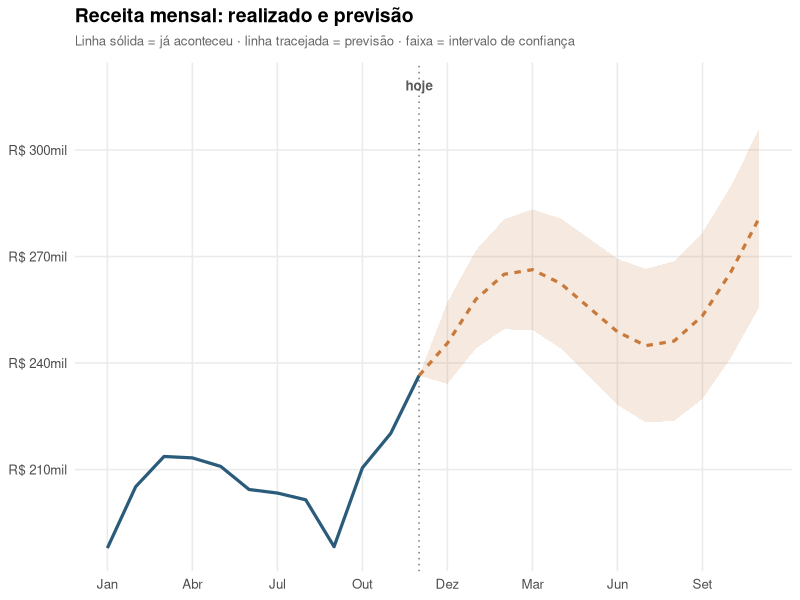

Here is the R script that generated this plot:
# Libraries
library(ggplot2)
library(dplyr)
library(jsonlite)

# Sessao roda em locale C puro (ASCII) neste ambiente -- sem isso, toda
# string acentuada sai corrompida byte a byte no data.json e no proprio PNG.
# "C.utf8" existe no sistema (locale -a). Ver AGENTS.md, "Licoes aprendidas".
invisible(Sys.setlocale("LC_CTYPE", "C.utf8"))

# Linha com banda de confianca: receita mensal realizada (12 meses) seguida
# de previsao (mais 12 meses) com uma faixa de incerteza que se ALARGA
# quanto mais longe do presente -- o formato classico de qualquer previsao
# financeira ou de demanda. Primeiro grafico da categoria evolution que
# mostra incerteza explicitamente: os outros (area empilhada, dispersao
# conectada, streamgraph, series customizadas) tratam todo ponto como um
# fato conhecido; aqui parte da linha e' um FATO (o passado) e parte e' uma
# ESTIMATIVA com margem de erro crescente (o futuro) -- diferenca central
# em relacao ao grafico de intervalo de confianca ja existente
# (comparison/intervalo-confianca-variantes-teste-ab), que e' uma unica
# medicao por categoria, nao uma serie ao longo do tempo.
set.seed(8811)

n_realizado <- 12
n_previsto <- 12
meses_abrev <- c("Jan", "Fev", "Mar", "Abr", "Mai", "Jun", "Jul", "Ago", "Set", "Out", "Nov", "Dez")

# Receita realizada: tendencia de alta suave + sazonalidade + ruido real
# (cada mes um pouco diferente do esperado, porque já aconteceu).
tempo_realizado <- 1:n_realizado
receita_realizada <- round(180 + tempo_realizado * 4.2 + 22 * sin(tempo_realizado / 12 * 2 * pi) + rnorm(n_realizado, 0, 6), 1)

# Previsao: continua a mesma tendencia central (sem o ruido do passado,
# porque ainda nao aconteceu), com uma banda que cresce de forma
# proporcional a raiz do horizonte -- convencao comum em previsao de serie
# temporal (a incerteza acumula com o tempo, mas nao linearmente).
tempo_previsto <- (n_realizado + 1):(n_realizado + n_previsto)
horizonte <- 1:n_previsto
receita_central <- round(180 + tempo_previsto * 4.2 + 22 * sin(tempo_previsto / 12 * 2 * pi), 1)
margem <- round(6 + sqrt(horizonte) * 5.5, 1)

dados_realizado <- data.frame(
  indice = tempo_realizado, mes = meses_abrev[((tempo_realizado - 1) %% 12) + 1],
  fase = "Realizado", receita = receita_realizada, banda_min = NA, banda_max = NA
)
dados_previsto <- data.frame(
  indice = tempo_previsto, mes = meses_abrev[((tempo_previsto - 1) %% 12) + 1],
  fase = "Previsto", receita = receita_central,
  banda_min = round(receita_central - margem, 1), banda_max = round(receita_central + margem, 1)
)

# Ponto de emenda: repete o ultimo mes realizado como primeiro ponto da
# previsao, com a MESMA banda (largura zero) -- sem isso a área da banda
# de confiança nasceria com um degrau no primeiro mês previsto em vez de
# crescer suavemente a partir do fim da linha realizada.
emenda <- dados_realizado[n_realizado, ]
emenda$fase <- "Previsto"
emenda$banda_min <- emenda$receita
emenda$banda_max <- emenda$receita

dados <- rbind(dados_realizado, emenda, dados_previsto)

cor_fase <- c("Realizado" = "#2B5B7A", "Previsto" = "#C9793A")

p <- ggplot(dados, aes(x = indice, y = receita)) +
  geom_ribbon(
    data = subset(dados, fase == "Previsto"),
    aes(ymin = banda_min, ymax = banda_max), fill = cor_fase[["Previsto"]], alpha = 0.16
  ) +
  geom_vline(xintercept = n_realizado, linetype = "dotted", colour = "grey45", linewidth = 0.5) +
  geom_line(data = subset(dados, fase == "Realizado"), colour = cor_fase[["Realizado"]], linewidth = 1.1) +
  geom_line(
    data = subset(dados, fase == "Previsto"), aes(group = 1),
    colour = cor_fase[["Previsto"]], linewidth = 1.1, linetype = "22"
  ) +
  annotate("text", x = n_realizado, y = max(dados$banda_max, na.rm = TRUE) * 1.04, label = "hoje", size = 3.4, colour = "grey35", fontface = "bold") +
  scale_x_continuous(breaks = seq(1, 24, by = 3), labels = dados$mes[seq(1, 24, by = 3)]) +
  scale_y_continuous(labels = function(v) paste0("R$ ", v, "mil")) +
  labs(
    title = "Receita mensal: realizado e previsão",
    subtitle = "Linha sólida = já aconteceu · linha tracejada = previsão · faixa = intervalo de confiança",
    x = NULL, y = NULL
  ) +
  theme_minimal(base_size = 12) +
  theme(
    plot.title = element_text(face = "bold", size = 14),
    plot.subtitle = element_text(colour = "grey40", margin = margin(b = 10), size = 9.5),
    panel.grid.minor = element_blank()
  )

ggsave("output.png", plot = p, width = 9, height = 5.5, dpi = 150)

# ---------------------------------------------------------------------------
# Versao interativa: o D3 recebe os pontos brutos (indice, mes, fase,
# receita, banda_min/max) e desenha a mesma composicao (área + duas linhas
# + marcador "hoje"), nunca coordenadas de tela já calculadas.
# ---------------------------------------------------------------------------
viz <- list(
  meta = list(cores = as.list(cor_fase), corteRealizado = n_realizado),
  pontos = lapply(seq_len(nrow(dados)), function(i) {
    list(
      indice = dados$indice[i], mes = dados$mes[i], fase = dados$fase[i],
      receita = dados$receita[i],
      bandaMin = dados$banda_min[i],
      bandaMax = dados$banda_max[i]
    )
  })
)

write_json(viz, "data.json", auto_unbox = TRUE, digits = NA, na = "null")
